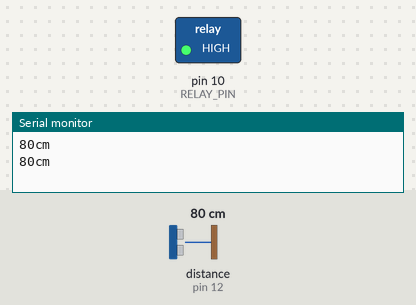
The sketch below on a simulated Arduino Uno, built with avr-gcc and run on an emulated ATmega328P. Shown: switched loads named in the sketch (green lamp = pin HIGH), the last lines printed to the serial monitor. Inputs (shaded band) come from the test bench; at power-on: distance to the obstacle (sensor on pin 12) 80 cm. The echo pulse lasts 58.3 µs per cm.

Above: at 2.2 s.
2.3 s: distance to the obstacle (sensor on pin 12) set to 12 cm
4.2 s: distance to the obstacle (sensor on pin 12) set to 9 cm
At 6.0 s:
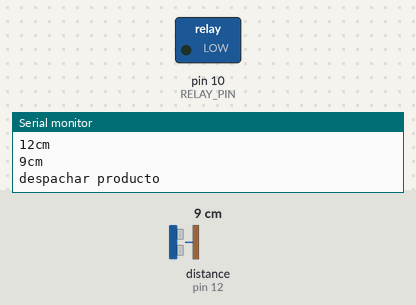
8.3 s: distance to the obstacle (sensor on pin 12) set to 18 cm
At 8.9 s:
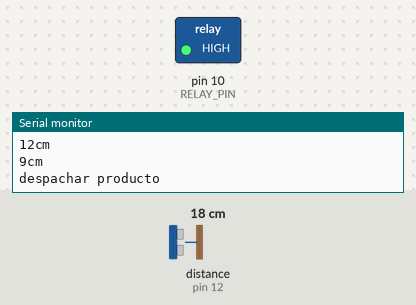
9.8 s: distance to the obstacle (sensor on pin 12) set to 2 cm
At 10.5 s:
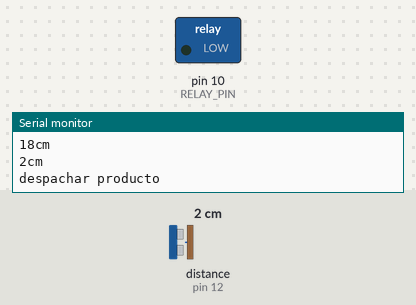
Timing chart, 0 to 14.9 s (numbered marks = the images above; inputs shaded):
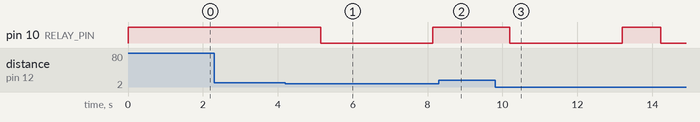

Measured:
- the behaviour switches between 11 and 10 cm on distance to the obstacle (sensor on pin 12) (found by bisection; images 0 and 1)
- after the input at 4.2 s, pin 10 (RELAY_PIN): HIGH → LOW after 0.94 s, → HIGH 3.0 s later
- after the input at 8.3 s, pin 10 (RELAY_PIN): stays HIGH (without the input it goes to LOW after 0.87 s)
- after the input at 9.8 s, pin 10 (RELAY_PIN): HIGH → LOW after 0.39 s, → HIGH 3.0 s later, → LOW 1.0 s later

The sketch:

src.ino
```cpp
#include "SR04.h"
#define TRIG_PIN 12
#define ECHO_PIN 11
SR04 sr04 = SR04(ECHO_PIN,TRIG_PIN);
long a;

long distanciaDeActivacion = 10;
int RELAY_PIN = 10; //Pin al que esta conectado el relay

void setup() {
   pinMode(RELAY_PIN, OUTPUT); // pin 10 como salida
   digitalWrite(RELAY_PIN, HIGH);  // RELAY_PIN a cero logico
   Serial.begin(9600);
   delay(1000);
}

void loop() {
   a=sr04.Distance();
   Serial.print(a);
   Serial.println("cm");

   if (a <= distanciaDeActivacion){
    Serial.println("despachar producto");
    despacharProducto(3000); //Si el sensor detecta un objeto a menos de 10 cm se activa
  }
   delay(1000);
}

void despacharProducto(int tiempo) {
  digitalWrite(RELAY_PIN, LOW); // RELAY_PIN a uno logico
  delay(tiempo); //Tiempo que voy a dejar la bomba encendida para que despache el producto
  digitalWrite(RELAY_PIN, HIGH);  // RELAY_PIN a cero logico
}
```
